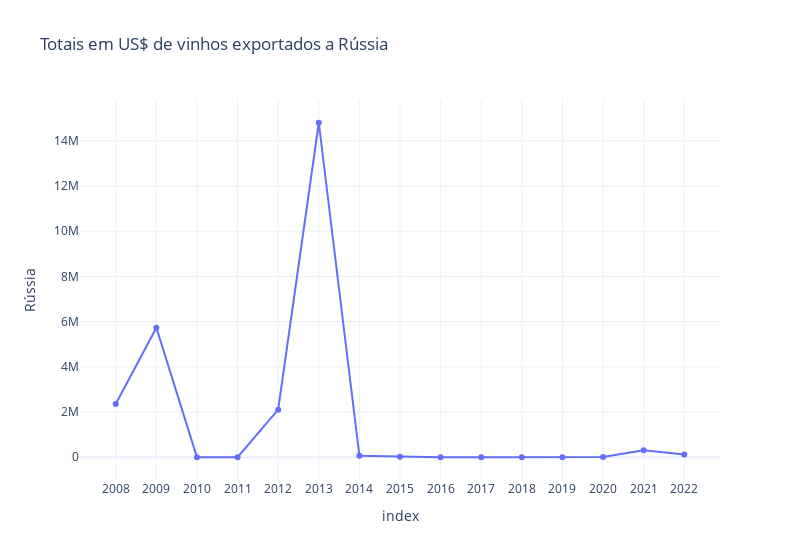

Here is the notebook cell this chart was saved with:
### Code cell
#Gráfico de linha Valor Rússia
fig =px.line(df_valor,  x=df_valor.index, y='Rússia',markers=True,template='plotly_white',
             title='Totais em US$ de vinhos exportados a Rússia',width = 800)
fig.show()

### Figure 1 — Plotly figure (JSON) as saved in the notebook; plotly's stock layout.template omitted (floating-point values rounded to 4 significant figures)
{"data": [{"hovertemplate": "index=%{x}<br>Rússia=%{y}<extra></extra>", "legendgroup": "", "line": {"color": "#636efa", "dash": "solid"}, "marker": {"symbol": "circle"}, "mode": "lines+markers", "name": "", "orientation": "v", "showlegend": false, "type": "scatter", "x": ["2008", "2009", "2010", "2011", "2012", "2013", "2014", "2015", "2016", "2017", "2018", "2019", "2020", "2021", "2022"], "xaxis": "x", "y": [2352768, 5732280, 0, 0, 2103968, 14795694, 61440, 18240, 0, 0, 0, 0, 8550, 312926, 118618], "yaxis": "y"}], "layout": {"legend": {"tracegroupgap": 0}, "title": {"text": "Totais em US$ de vinhos exportados a Rússia"}, "width": 800, "xaxis": {"anchor": "y", "domain": [0, 1], "title": {"text": "index"}}, "yaxis": {"anchor": "x", "domain": [0, 1], "title": {"text": "Rússia"}}}}
